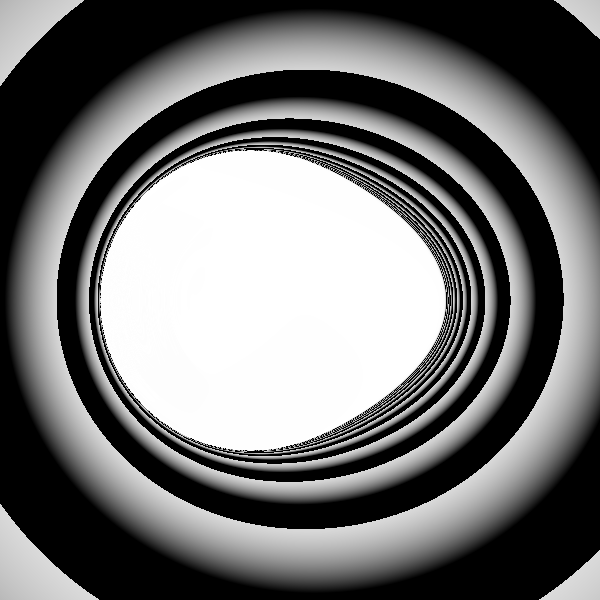
Frame 1 (no input)
Frame 60 (no input): identical to frame 1, image omitted
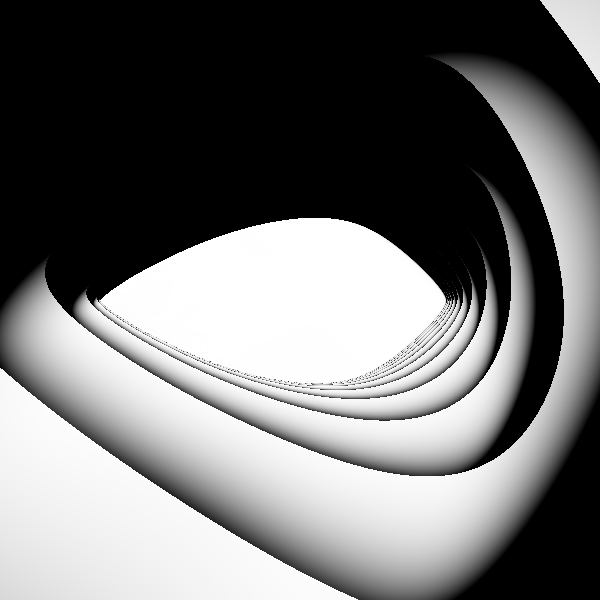
Frame 120 (the mouse pressed at the canvas centre since frame 60)

The p5.js sketch that drew these frames (run headless with seeded random() and noise() and a simulated clock; from frame 60 on, the mouse is pressed at the canvas centre):

// p5.js sketch
// ── sketch.js
let maxIteration = 50;
let scale = 4;


function setup() {
    createCanvas(600, 600);
    pixelDensity(1);
}

function draw() {

    loadPixels();

    for (let x = 0; x < width; x += 1) {
        for (let y = 0; y < height; y += 1) {

            let a1 = scale/3;
            let b1 = scale/2;

            let a = map(x, 0, width, a1 - scale, a1);
            let b = map(y, 0, height, b1 - scale, b1);
            let a0 = a;
            let b0 = b;

            let n = 0;
            let bright;

            let factor = map(mouseX, 0, width, 0, 3);

            while (n < maxIteration) {
                let aa = a * a + b * b;
                let bb = factor * a * b;

                a = aa + a0;
                b = bb - b0;
                if (abs(a - b) > 40) {
                    break;
                }

                n+=4;
            }

            if (n!==maxIteration){
                 bright = abs(a+b);
            } else {
                 bright = map(n, 0, maxIteration, 0, 255);
            }



            let pix = (x + y * width) * 4;
            pixels[pix + 0] = 0;
            pixels[pix + 1] = 0;
            pixels[pix + 2] = 0;
            pixels[pix + 3] = bright;
        }
    }
    updatePixels();

}
